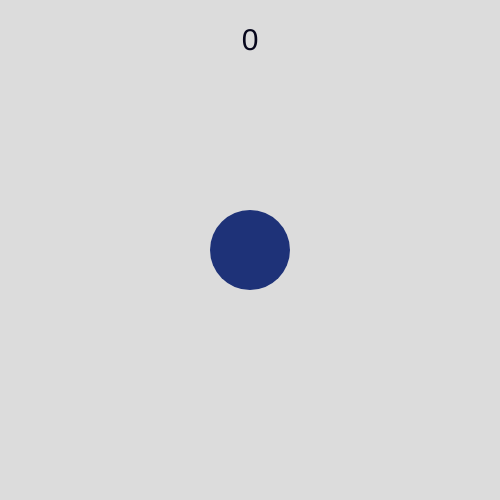
Frame 1 (no input)
Frame 60 (no input): identical to frame 1, image omitted
Frame 120 (the mouse pressed at the canvas centre since frame 60): blank canvas, image omitted

The p5.js sketch that drew this single still picture (run headless with seeded random() and noise() and a simulated clock; from frame 60 on, the mouse is pressed at the canvas centre):

// p5.js sketch
// ── sketch.js
let x,y;
let x2,y2;
let score;
let diam;
let r,g,b
let mlt;
let check;
let timer;

function setup() {
  createCanvas(500, 500);
  
  //Initializing Variables
  x = width/2
  y = height/2
  x2=0;
  y2=0;
  score=0
  diam = 80
  r=30
  g=50
  b=120
  mlt=1
  noStroke();
  check = false;
  timer = 0;
  
  //Text Formatting
  textAlign(CENTER)
  textSize(30)
}

function draw() {
  background(220);
  
  //Displaying circle and the text
  fill(r,g,b)
  circle(x,y,diam)
  fill("rgb(7,7,29)")
  text(score,width/2,50)
  
  if(check == true){
    diam-=4;
    
  }
   if(diam < 7){
    x = lerp(x,x2,0.1)
    y = lerp(y,y2,0.1) 
    check = false
    }
  
  if(round(x)===round(x2) && round(y) === round(y2)){
    if(diam<80){
      diam+=5
    }
  }
  
  
  timer++;
  if(timer>150){
    x2 = random(80, 420);
    y2 = random(80, 420);
    check = true;
    timer = 0;
  }
}

function mousePressed(){
  let d = dist(x,y,mouseX,mouseY);
  
  if(d < diam/2){
    score++
    check = true;
    x2 = random(80, 420);
    y2 = random(80, 420);
    timer = 0;
  }
  
  //changes the color after a certain number of clicks
  if(score%mlt==0){
    r=random(200);
    g=random(200);
    b=random(200);
    
    //increases the # of clicks for the color to change
    mlt++
    mlt=score+mlt
  }
  
  console.log(mlt + " , " + score)
}
